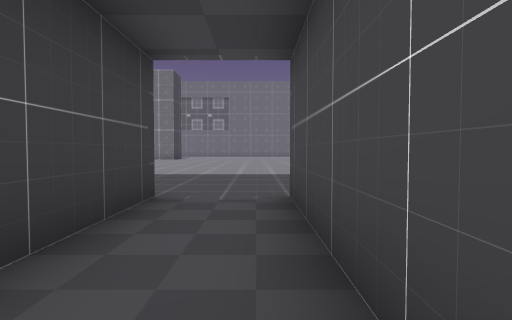
View 1 (above)

16 first-person views from a walk through a Godot game level. The camera is 1.4 m above the floor, tilts 2° down and sees 80° across. Doors that lead somewhere are drawn open, without their leaves. The floor is counted in squares, 2 m on a side. Each view is taken from the middle of a square. On the plan, view 1 faces up. The plan holds only what a view shows up to about 10 squares ahead; the rest is blank. The place goes on beyond the plan. Characters and animated objects are not drawn. Some surface patterns are stand-ins.

View 2
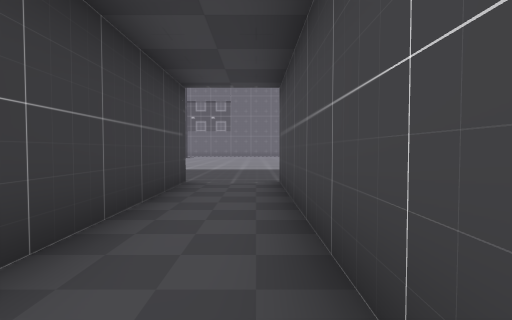

View 3
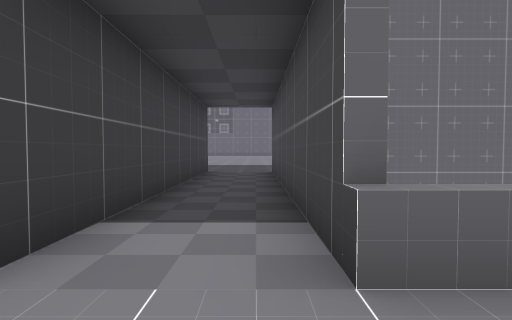

View 4
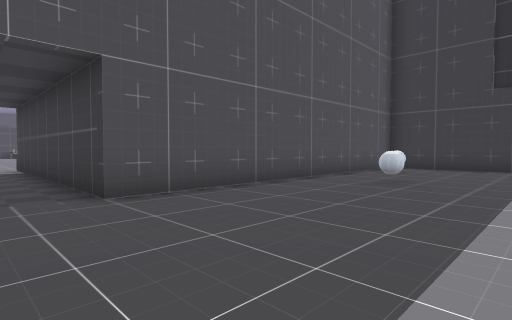

View 5
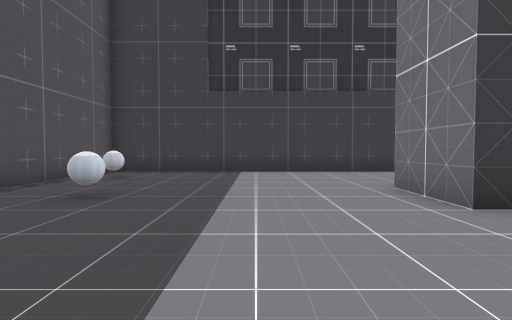

View 6
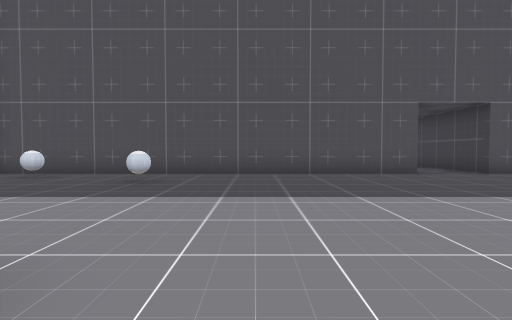

View 7
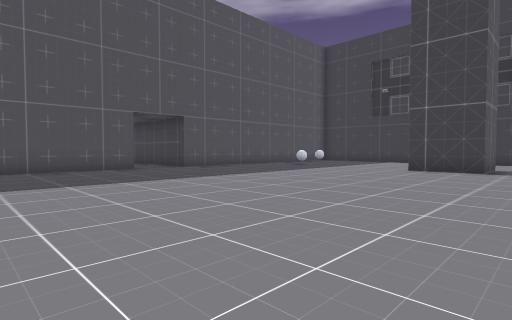

View 8
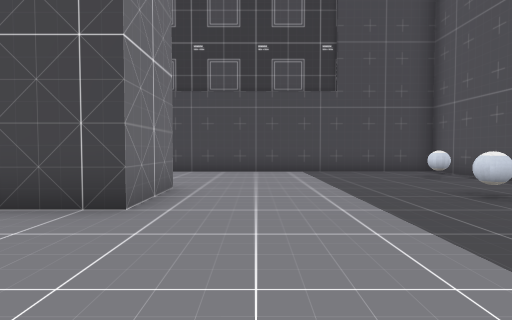

View 9
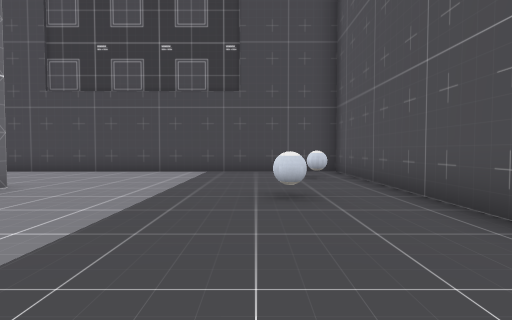

View 10
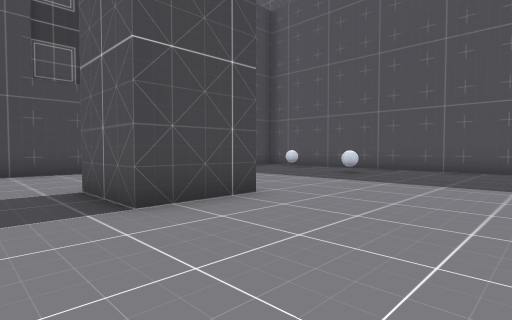

View 11
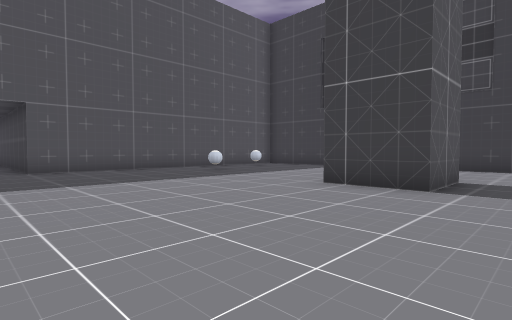

View 12
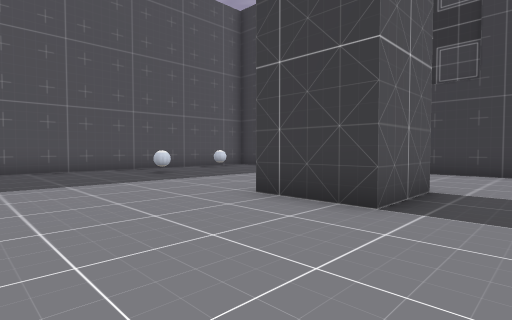

View 13
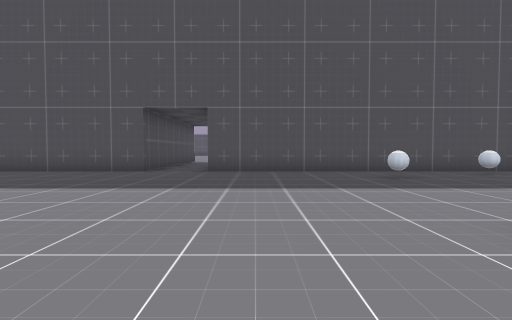

View 14
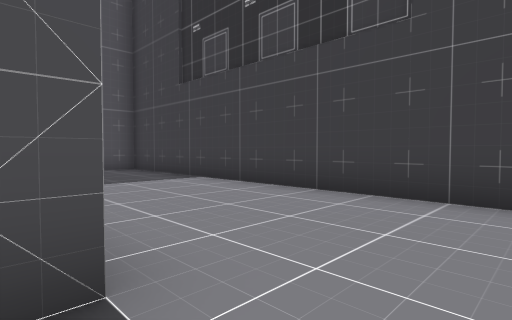

View 15
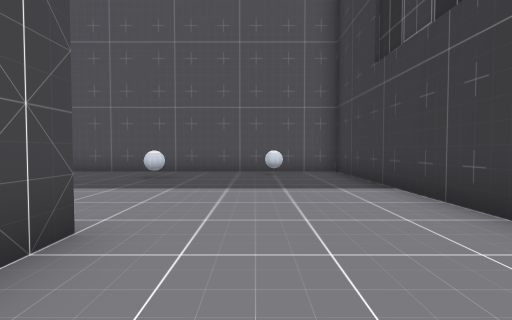

View 16
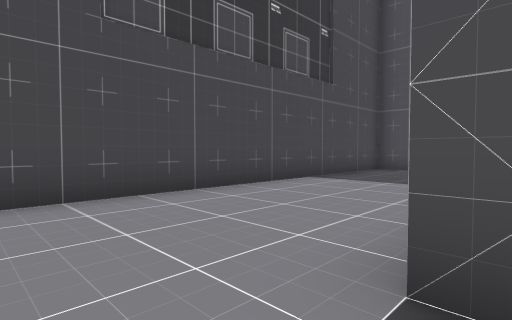

### Floor plan
Ten units are one square. View 1 is at (0, 0); x grows to the right and y downward. Boxes are objects, and circles mark ways between rooms. Rooms are numbered by the first view taken in them; rooms with no view inside come last. Other rooms are left out.
<svg viewBox="-120 -154 250 269">
<path fill="none" stroke="#000" d="M-15 -20 -15 10M5 10 5 -20M5 35 5 10M-15 10 -15 35M14 35 5 35M5 -45 125 -45 125 -149M85 -115 65 -115 65 -135 85 -135M-76 -135 -55 -135 -55 -115 -75 -115 -75 -122M-115 -146 -115 -45 -15 -45M-15 -45 -15 -20M5 -20 5 -45"/>
<circle cx="-5" cy="10" r="3" fill="#2a7"/>
<circle cx="-5" cy="-20" r="3" fill="#2a7"/>
<circle cx="-5" cy="-45" r="3" fill="#2a7"/>
<text x="-10" y="-10">1</text>
<text x="-10" y="110">2</text>
<text x="10" y="-100">3</text>
<text x="-10" y="-30">4</text>
</svg>
Room 1 opens to room 2. Room 1 opens to room 4. Room 3 opens to room 4.

Where each view was taken, in squares from view 1:
view 1: 0 up, 0 right, facing up
view 2: 2 down, 0 right, facing up
view 3: 5 down, 0 right, facing up
view 4: 9 up, 0 right, facing down-left
view 5: 9 up, 2 left, facing left
view 6: 13 up, 5 right, facing down
view 7: 15 up, 5 right, facing down-left
view 8: 10 up, 3 right, facing right
view 9: 7 up, 3 right, facing right
view 10: 15 up, 3 right, facing down-right
view 11: 15 up, 0 right, facing down-left
view 12: 15 up, 2 left, facing down-left
view 13: 14 up, 3 left, facing down
view 14: 15 up, 7 left, facing down-left
view 15: 14 up, 9 left, facing down
view 16: 15 up, 8 right, facing down-right
